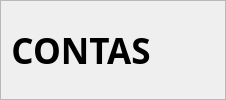
            <widget class="QFrame" name="frame">
             <property name="minimumSize">
              <size>
               <width>100</width>
               <height>100</height>
              </size>
             </property>
             <property name="maximumSize">
              <size>
               <width>10000000</width>
               <height>16777214</height>
              </size>
             </property>
             <property name="frameShape">
              <enum>QFrame::NoFrame</enum>
             </property>
             <property name="frameShadow">
              <enum>QFrame::Raised</enum>
             </property>
             <layout class="QHBoxLayout" name="horizontalLayout_3">
              <property name="spacing">
               <number>0</number>
              </property>
              <property name="leftMargin">
               <number>0</number>
              </property>
              <property name="topMargin">
               <number>0</number>
              </property>
              <property name="rightMargin">
               <number>0</number>
              </property>
              <property name="bottomMargin">
               <number>0</number>
              </property>
              <item>
               <widget class="QFrame" name="frame_3">
                <property name="maximumSize">
                 <size>
                  <width>270</width>
                  <height>100</height>
                 </size>
                </property>
                <property name="frameShape">
                 <enum>QFrame::StyledPanel</enum>
                </property>
                <property name="frameShadow">
                 <enum>QFrame::Raised</enum>
                </property>
                <layout class="QHBoxLayout" name="horizontalLayout_22">
                 <property name="spacing">
                  <number>0</number>
                 </property>
                 <property name="leftMargin">
                  <number>0</number>
                 </property>
                 <property name="topMargin">
                  <number>0</number>
                 </property>
                 <property name="rightMargin">
                  <number>0</number>
                 </property>
                 <property name="bottomMargin">
                  <number>0</number>
                 </property>
                 <item>
                  <widget class="QLabel" name="label_3">
                   <property name="minimumSize">
                    <size>
                     <width>160</width>
                     <height>50</height>
                    </size>
                   </property>
                   <property name="maximumSize">
                    <size>
                     <width>1111</width>
                     <height>11111</height>
                    </size>
                   </property>
                   <property name="font">
                    <font>
                     <family>Rockwell Extra Bold</family>
                     <pointsize>26</pointsize>
                     <weight>75</weight>
                     <bold>true</bold>
                    </font>
                   </property>
                   <property name="styleSheet">
                    <string notr="true">color: rgb(0, 0, 0);</string>
                   </property>
                   <property name="text">
                    <string>CONTAS</string>
                   </property>
                   <property name="alignment">
                    <set>Qt::AlignCenter</set>
                   </property>
                  </widget>
                 </item>
                 <item>
                  <widget class="QLabel" name="img_contas">
                   <property name="minimumSize">
                    <size>
                     <width>64</width>
                     <height>0</height>
                    </size>
                   </property>
                   <property name="maximumSize">
                    <size>
                     <width>64</width>
                     <height>64</height>
                    </size>
                   </property>
                   <property name="font">
                    <font>
                     <family>Rockwell Extra Bold</family>
                     <pointsize>18</pointsize>
                     <weight>75</weight>
                     <bold>true</bold>
                    </font>
                   </property>
                   <property name="styleSheet">
                    <string notr="true">background-position:center;
background-size: 64px 64px;</string>
                   </property>
                   <property name="text">
                    <string/>
                   </property>
                  </widget>
                 </item>
                </layout>
               </widget>
              </item>
             </layout>
            </widget>
